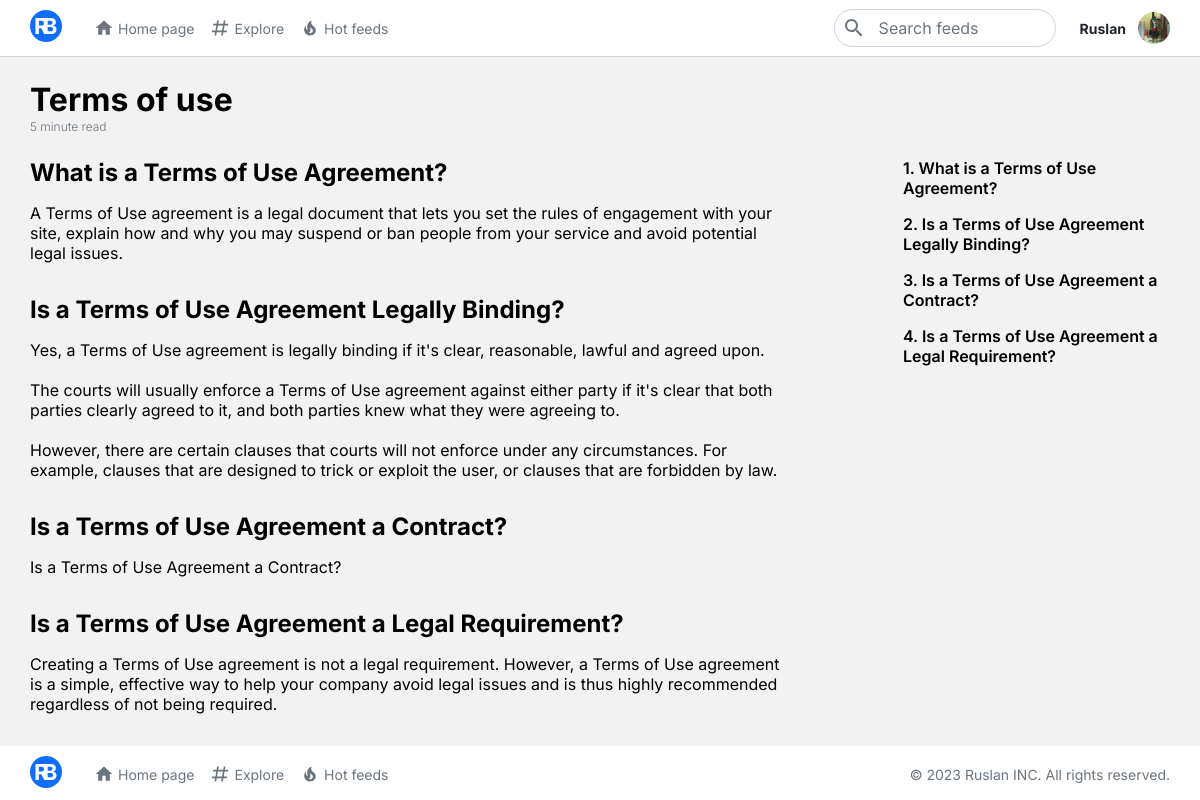
Page /terms/ (signed in) on the committed database.
### users/models.py (models this page shows)
class User(AbstractUser):
    bio = models.TextField(_("bio"), max_length=500, blank=True)
    avatar = models.ImageField("Аватар", upload_to="profile/avatars/", blank=True, null=True)
    background = models.ImageField("Бєкграунд", upload_to="profile/backgrounds/", blank=True, null=True)

### blog/views.py (the view)
# urls.py: path("terms/", Terms.as_view(), name='terms'),
class Terms(View):
    template_name = "blog/terms.html"
    def get(self, request):
        context = {
            'page_name': 'Terms of use',
            'page_subname': '5 minute read'
        }
        return render(request, self.template_name, context)

### templates/blog/terms.html
{% extends 'blog/page_layout.html' %}
{% block contant %}
	<div class="contant">
		<div class="container">
			{% include "include/title.html" %}
			<div class="row">
				<div class="col-lg-8">
					<div class="term" id="term_1">
						<h3 class="name">
							What is a Terms of Use Agreement?
						</h3>
						<p class="text">A Terms of Use agreement is a legal document that lets you set the rules of engagement with your site, explain how and why you may suspend or ban people from your service and avoid potential legal issues.</p>
					</div>
					<div class="term" id="term_2">
						<h3 class="name">
							Is a Terms of Use Agreement Legally Binding?
						</h3>
						<p class="text">Yes, a Terms of Use agreement is legally binding if it's clear, reasonable, lawful and agreed upon.<br><br>
							The courts will usually enforce a Terms of Use agreement against either party if it's clear that both parties clearly agreed to it, and both parties knew what they were agreeing to.<br><br>
							However, there are certain clauses that courts will not enforce under any circumstances. For example, clauses that are designed to trick or exploit the user, or clauses that are forbidden by law.
						</p>
					</div>
					<div class="term" id="term_3">
						<h3 class="name">
							Is a Terms of Use Agreement a Contract?
						</h3>
						<p class="text">Is a Terms of Use Agreement a Contract?</p>
					</div>
					<div class="term" id="term_4">
						<h3 class="name">
							Is a Terms of Use Agreement a Legal Requirement?
						</h3>
						<p class="text">Creating a Terms of Use agreement is not a legal requirement. However, a Terms of Use agreement is a simple, effective way to help your company avoid legal issues and is thus highly recommended regardless of not being required.</p>
					</div>
				</div>
				<div class="col-lg-1"></div>
				<div class="col-lg-3">
					<div class="sticky">
						<div class="anchor">
							<a href="#term_1">
								<p>1. What is a Terms of Use Agreement?</p>
							</a>
							<a href="#term_2">
								<p>2. Is a Terms of Use Agreement Legally Binding?</p>
							</a>
							<a href="#term_3">
								<p>3. Is a Terms of Use Agreement a Contract?</p>
							</a>
							<a href="#term_4">
								<p>4. Is a Terms of Use Agreement a Legal Requirement?</p>
							</a>
						</div>
					</div>
				</div>
			</div>
		</div>
	</div>
{% endblock %}

### templates/include/header.html (shortened to what this page needs)
{% load static %}
<header class="bg_white header fixed d-flex align-items-center">
    <div class="container">
        <div class="row">
            <div class="col">
                <div class="d-flex justify-content-between align-items-center">
                    <div class="d-flex align-items-center">
                        <div class="logo">
                        </div>
                        {% include "include/naw.html" %}
                    </div>
                    <div class="d-flex align-items-center search_box">
                        <div class="search">
                            <form action="{% url 'search' %}" method="get" id="search_form">
                                <input type="text" name="q" id="" placeholder="Search feeds">
                            </form>
                        </div>
                        {% if user.is_authenticated %}
                            <div class="profile">
                                <a href="{% url 'logout' %}"><p>{{ user }}</p></a>
                                {% if user.avatar %}
                                    <img src="{{ user.avatar.url }}" alt="" class="profile_img">
                                {% else %}
                                    <img src="{% static 'img/profile.png' %}" alt="" class="profile_img">
                                {% endif %}
                            </div>
                        {% else %}
                            <a href="{% url 'login' %}" class="btn btn-outline-primary margin-l"><p>login</p></a>
                            <a href="{% url 'register' %}" class="btn btn-primary margin-l"><p>Register</p></a>
                        {% endif %}
                    </div>
                </div>
            </div>
        </div>
    </div>
</header>

### static/css/style.css (style rules this page uses)
a { text-decoration:none }
body { margin:0 }
.bg_white { background:#fff }
.fixed { position:fixed;top:0;z-index:100;width:100% }
.header { height:56px;border-bottom:#ced4da solid 1px }
.header .logo { margin-right:32px }
.header .logo svg { height:32px;width:32px;fill:#0d6efd }
.header .search { position:relative }
.header .search svg { position:absolute;left:8px;top:0;bottom:0;margin:auto;fill:#6c757d;height:24px;width:24px }
.header .search input { font-family:'Inter', sans-serif;font-size:14px;font-size:16px;color:#212529;width:168px;border-radius:20px;padding:8px;border:#ced4da solid 1px;padding-left:44px }
.header .search input::placeholder { color:#6c757d }
.header .profile { display:flex;align-items:center;margin-left:24px }
.header .profile img { margin-left:12px;border-radius:16px;height:32px;width:32px }
.header .profile p { font-family:'Inter', sans-serif;font-size:14px;font-weight:bold;color:#212529 }
.contant { min-height:calc(100vh - 56px - 56px);background:#F2F2F2;margin-top:56px }
.profile_img { height:32px;width:32px;border-radius:16px }
h3.name { font-family:'Inter', sans-serif;font-size:16px;color:#000;font-weight:bold;margin:0 }
p.text { font-family:'Inter', sans-serif;font-size:16px;margin:0 }
.sticky { position:sticky;top:calc(56px + 24px) }
.anchor a { color:#000;text-decoration:none;margin:0 }
.anchor p { font-family:'Inter', sans-serif;font-size:16px;font-weight:600;margin:0;margin-bottom:16px }
.term { margin-bottom:32px }
.term h3.name { margin-bottom:16px;font-size:24px }

### rows in the picture
User: username "Ruslan", avatar (picture)

### other values in the picture
{{ page_name }} "Terms of use"
{{ page_subname }} "5 minute read"
